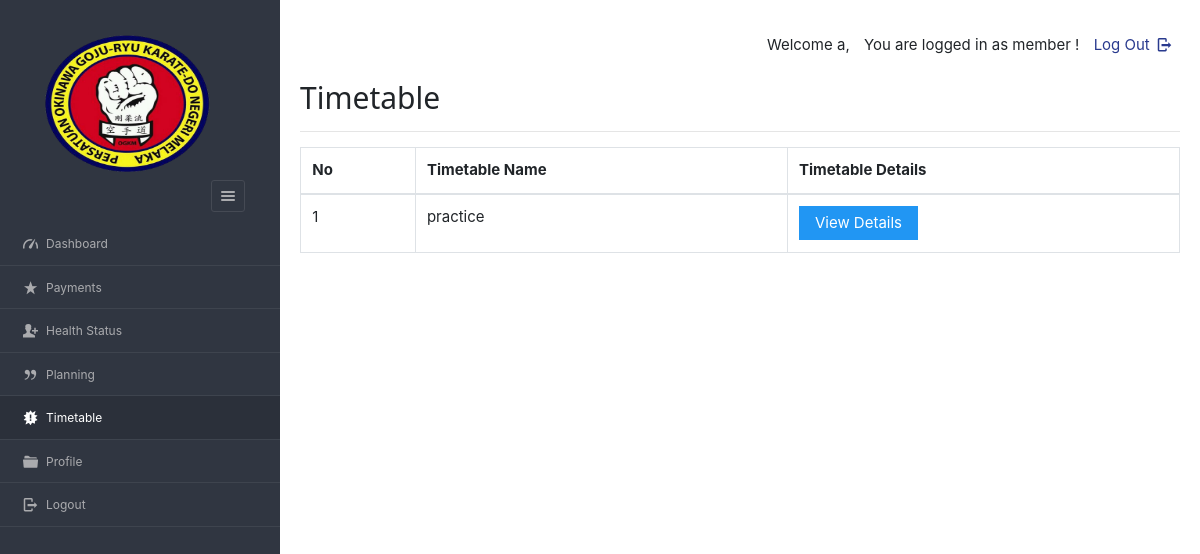
Page /dashboard/coach/viewroutine.php (signed in) on the earlier database version.
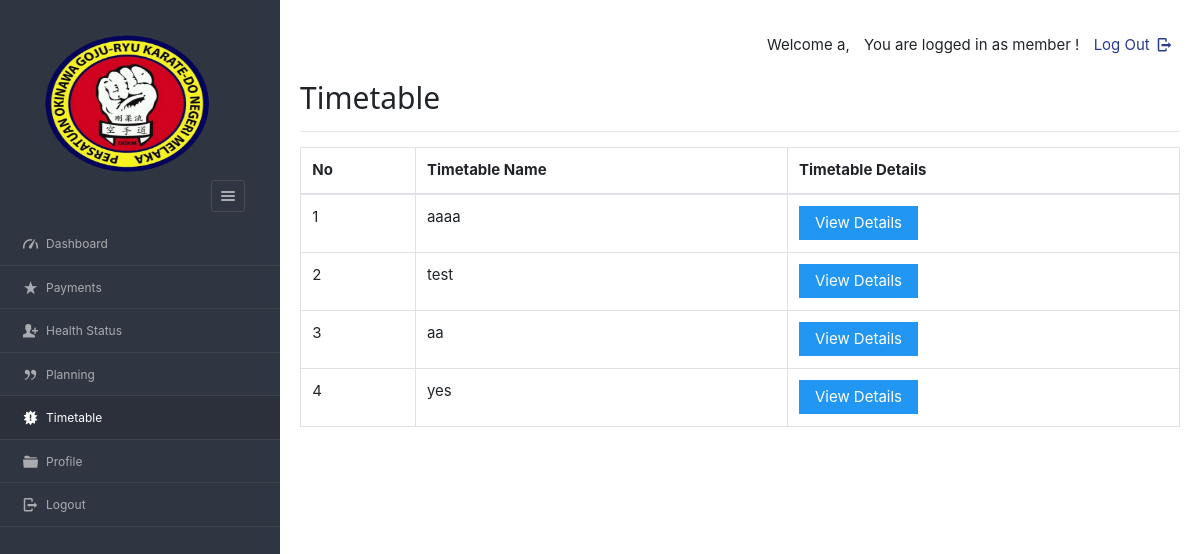
Same page on the later database version.
### tables this page shows
CREATE TABLE `sports_timetable` (
  `tid` varchar(45) NOT NULL,
  `staffid` varchar(50) DEFAULT NULL,
  `tname` varchar(45) NOT NULL,
  `day1` varchar(200) NOT NULL,
  `day2` varchar(200) NOT NULL,
  `day3` varchar(200) NOT NULL,
  `day4` varchar(200) NOT NULL,
  `day5` varchar(200) NOT NULL,
  `day6` varchar(200) NOT NULL,
  `pid` varchar(8) NOT NULL,
  `hasApproved` varchar(10) NOT NULL
);

### dashboard/coach/viewroutine.php (the view, shortened to what this page needs)
<?php
require '../../include/db_conn.php';
?>
<!DOCTYPE html>
<html lang="en">
<head>
	<link rel="stylesheet" href="../../css/style.css"  id="style-resource-5">
    <link rel="stylesheet" href="../../css/dashMain.css">
    <link rel="stylesheet" type="text/css" href="../../css/entypo.css">
	<link href="a1style.css" rel="stylesheet" type="text/css">
	<link rel="stylesheet" href="../../css/bootstrap.min.css">
	<link rel="stylesheet" href="../../css/dashboard/sidebar.css">
</head>
     <body class="page-body  page-fade" onload="collapseSidebar()">
    	<div class="page-container sidebar-collapsed" id="navbarcollapse">
		<div class="sidebar-menu">
			<header class="logo-env">
					<div class="sidebar-collapse" onclick="collapseSidebar()">
				<a href="#" class="sidebar-collapse-icon with-animation">
					<i class="entypo-menu"></i>
				</a>
			</div>
			</header>
    		<?php include('nav.php'); ?>
    	</div>
    		<div class="main-content">
				<div class="row">
					<div class="col-md-6 col-sm-8 clearfix">
					</div>
					<div class="col-md-6 col-sm-4 clearfix hidden-xs">
						<ul class="list-inline links-list pull-right">
							<li>
								<a href="logout.php">
									Log Out <i class="entypo-logout right"></i>
								</a>
							</li>
						</ul>
					</div>
				</div>
			<h2>Timetable</h2>
		<hr />
		<table class="table table-bordered datatable" id="table-1" border=1>
				<tr>
					<th>No</th>
					<th>Timetable Name</th>
					<th>Timetable Details</th>
				</tr>
				<tbody>
				<?php
					$query  = "select * from sports_timetable";
					$result = mysqli_query($con, $query);
					$sno    = 1;
					if (mysqli_affected_rows($con) != 0)
					{
					    while ($row = mysqli_fetch_array($result, MYSQLI_ASSOC))
						{
					                 echo "<tr><td>".$sno."</td>";
					                echo "<td>" . $row['tname'] . "</td>";
					                $sno++;
					              echo '<td><a href="viewdetailroutine.php?id='.$row['tid'].'"><input type="button" class="a1-btn a1-blue" value="View Details" ></a></td></tr>';
					    }
					}
					?>
				</tbody>
		</table>
    	</div>
    </body>
</html>

Differences in the rows shown:
removed sports_timetable: tname "practice"
added sports_timetable: tname "aaaa"
added sports_timetable: tname "test"
added sports_timetable: tname "aa"
added sports_timetable: tname "yes"
